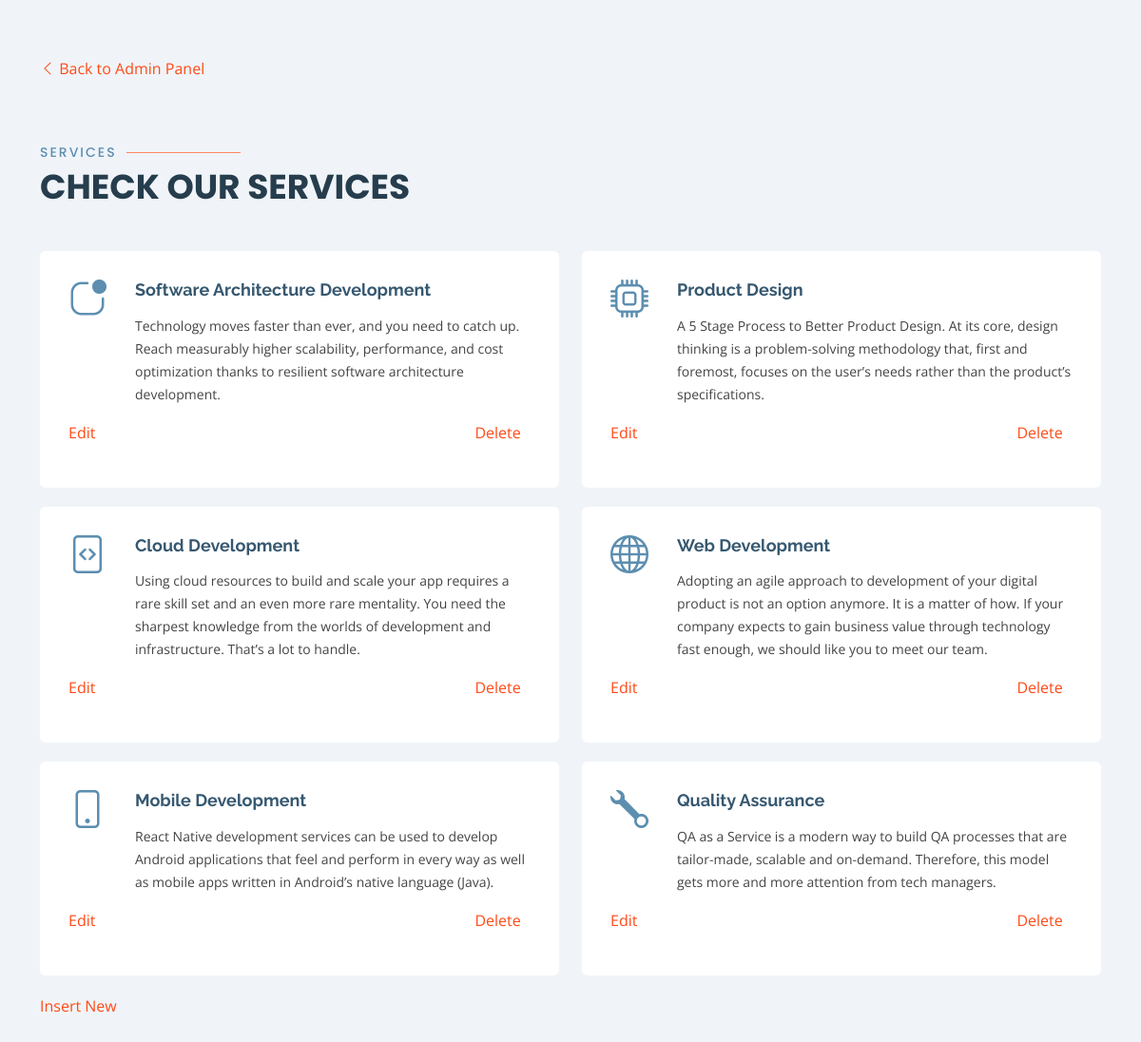
Screenshot of /admin/viewservices.php with the database file from the repository.
### tables this page shows
CREATE TABLE `services`  (
  `IconName` varchar(255) NOT NULL,
  `IconTitle` varchar(255) NULL DEFAULT NULL,
  `contents` varchar(255) NULL DEFAULT NULL,
  PRIMARY KEY (`IconName`) USING BTREE,
  CONSTRAINT `services_ibfk_1` FOREIGN KEY (`IconName`) REFERENCES `icons` (`IconName`) ON DELETE CASCADE ON UPDATE CASCADE
);

### admin/viewservices.php (the view, shortened to what this page needs)
<?php
require_once '../config/settings.php';
?>
<html lang="en">
<head>
  <link href="../assets/vendor/aos/aos.css" rel="stylesheet">
  <link href="../assets/vendor/bootstrap/css/bootstrap.min.css" rel="stylesheet">
  <link href="../assets/vendor/bootstrap-icons/bootstrap-icons.css" rel="stylesheet">
  <link href="../assets/vendor/boxicons/css/boxicons.min.css" rel="stylesheet">
  <link href="../assets/vendor/glightbox/css/glightbox.min.css" rel="stylesheet">
  <link href="../assets/vendor/remixicon/remixicon.css" rel="stylesheet">
  <link href="../assets/vendor/swiper/swiper-bundle.min.css" rel="stylesheet">
  <link href="../assets/css/style.css" rel="stylesheet">
</head>
<body>
<main id="main">
  <section id="services" class="services section-bg">
  <div class="container" data-aos="fade-up" style="color:#ff4a17;">
        <i class="bi bi-chevron-left"></i>
        <a href="../admin.php">Back to Admin Panel</a>
    </div>
    <br>
    <br>
    <br>
      <div class="container" data-aos="fade-up">
        <div class="section-title">
          <h2>Services</h2>
          <p>Check our Services</p>
        </div>
        <div class="row" data-aos="fade-up" data-aos-delay="200">
            <?php
            $sql ="SELECT * FROM Services";
            mysqli_select_db($conn,"dewi");
            $result=mysqli_query($conn,$sql);
            while ($row=mysqli_fetch_assoc($result)){
            ?>
            <div class="col-md-6 mt-4 mt-md-0">
            <div class="icon-box">
              <i class="bi bi-<?php echo $row['IconName']; ?>"></i>
              <h4><a href="#"><?php echo $row['IconTitle']; ?></a></h4>
              <p><?php echo $row['contents']; ?></p>
              <a href="upservices.php?IconName=<?php echo $row["IconName"];?>">Edit</a>
              <a href="deleteservices.php?IconName=<?php echo $row["IconName"];?>">Delete</a></p>
            </div>
         </div>
         <?php } ?>
        </div>
        <a href="inservices.php">Insert New </a>
      </div>
    </section>
</main>
</body>
</html>

### assets/css/style.css (style rules this page uses)
body { font-family: "Open Sans", sans-serif; color: #444444; }
a { color: #ff4a17; text-decoration: none; }
h1, h2, h3, h4, h5, h6 { font-family: "Raleway", sans-serif; }
section { padding: 60px 0; overflow: hidden; }
.section-bg { background-color: #f0f4f8; }
.section-title { padding-bottom: 40px; }
.section-title h2 { font-size: 14px; font-weight: 500; padding: 0; line-height: 1px; margin: 0 0 5px 0; letter-spacing: 2px; text-transform: uppercase; color: #5c8eb0; font-family: "Poppins", sans-serif; }
.section-title h2::after { content: ""; width: 120px; height: 1px; display: inline-block; background: #ff8664; margin: 4px 10px; }
.section-title p { margin: 0; margin: 0; font-size: 36px; font-weight: 700; text-transform: uppercase; font-family: "Poppins", sans-serif; color: #263d4d; }
.services .icon-box { margin-bottom: 20px; padding: 30px; border-radius: 6px; background: #fff; }
.services .icon-box i { float: left; color: #5c8eb0; font-size: 40px; line-height: 0; }
.services .icon-box h4 { margin-left: 70px; font-weight: 700; margin-bottom: 15px; font-size: 18px; }
.services .icon-box h4 a { color: #365870; transition: 0.3s; }
.services .icon-box p { margin-left: 70px; line-height: 24px; font-size: 14px; }

### rows the page displays
services: IconTitle "Software Architecture Development", contents "Technology moves faster than ever, and you need to catch up. Reach measurably higher scalability, performance, and cost optimization thanks to resilient software architecture development."
services: IconTitle "Product Design", contents "A 5 Stage Process to Better Product Design. At its core, design thinking is a problem-solving methodology that, first and foremost, focuses on the user’s needs rather than the product’s specifications."
services: IconTitle "Cloud Development", contents "Using cloud resources to build and scale your app requires a rare skill set and an even more rare mentality. You need the sharpest knowledge from the worlds of development and infrastructure. That’s a lot to handle."
services: IconTitle "Web Development", contents "Adopting an agile approach to development of your digital product is not an option anymore. It is a matter of how. If your company expects to gain business value through technology fast enough, we should like you to meet our team."
services: IconTitle "Mobile Development", contents "React Native development services can be used to develop Android applications that feel and perform in every way as well as mobile apps written in Android’s native language (Java)."
services: IconTitle "Quality Assurance", contents "QA as a Service is a modern way to build QA processes that are tailor-made, scalable and on-demand. Therefore, this model gets more and more attention from tech managers."
